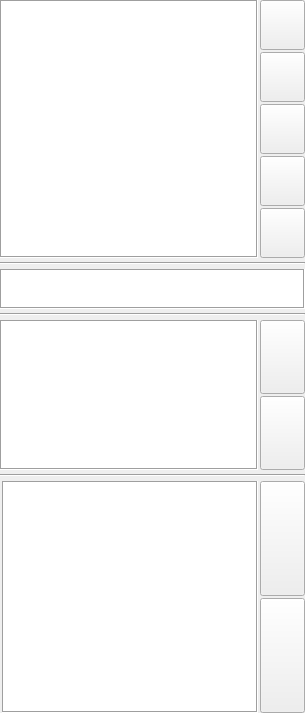
    <widget class="QWidget" name="wdtLeft" native="true">
     <property name="sizePolicy">
      <sizepolicy hsizetype="Preferred" vsizetype="Preferred">
       <horstretch>1</horstretch>
       <verstretch>0</verstretch>
      </sizepolicy>
     </property>
     <layout class="QVBoxLayout" name="verticalLayout_5">
      <property name="spacing">
       <number>4</number>
      </property>
      <property name="leftMargin">
       <number>0</number>
      </property>
      <property name="topMargin">
       <number>0</number>
      </property>
      <property name="rightMargin">
       <number>0</number>
      </property>
      <property name="bottomMargin">
       <number>0</number>
      </property>
      <item>
       <widget class="QWidget" name="wdtTables" native="true">
        <property name="sizePolicy">
         <sizepolicy hsizetype="Preferred" vsizetype="Expanding">
          <horstretch>0</horstretch>
          <verstretch>1</verstretch>
         </sizepolicy>
        </property>
        <property name="maximumSize">
         <size>
          <width>16777215</width>
          <height>11111</height>
         </size>
        </property>
        <layout class="QHBoxLayout" name="horizontalLayout_9">
         <property name="spacing">
          <number>2</number>
         </property>
         <property name="leftMargin">
          <number>0</number>
         </property>
         <property name="topMargin">
          <number>0</number>
         </property>
         <property name="rightMargin">
          <number>0</number>
         </property>
         <property name="bottomMargin">
          <number>0</number>
         </property>
         <item>
          <widget class="QTableWidget" name="tblTable">
           <property name="sizePolicy">
            <sizepolicy hsizetype="Expanding" vsizetype="Expanding">
             <horstretch>0</horstretch>
             <verstretch>1</verstretch>
            </sizepolicy>
           </property>
           <property name="minimumSize">
            <size>
             <width>0</width>
             <height>0</height>
            </size>
           </property>
           <property name="maximumSize">
            <size>
             <width>11111</width>
             <height>11111</height>
            </size>
           </property>
           <property name="focusPolicy">
            <enum>Qt::NoFocus</enum>
           </property>
           <property name="frameShape">
            <enum>QFrame::Box</enum>
           </property>
           <property name="frameShadow">
            <enum>QFrame::Sunken</enum>
           </property>
           <property name="midLineWidth">
            <number>0</number>
           </property>
           <property name="verticalScrollBarPolicy">
            <enum>Qt::ScrollBarAlwaysOff</enum>
           </property>
           <property name="horizontalScrollBarPolicy">
            <enum>Qt::ScrollBarAlwaysOff</enum>
           </property>
           <property name="editTriggers">
            <set>QAbstractItemView::NoEditTriggers</set>
           </property>
           <property name="selectionMode">
            <enum>QAbstractItemView::SingleSelection</enum>
           </property>
           <attribute name="horizontalHeaderVisible">
            <bool>false</bool>
           </attribute>
           <attribute name="verticalHeaderVisible">
            <bool>false</bool>
           </attribute>
          </widget>
         </item>
         <item>
          <layout class="QVBoxLayout" name="verticalLayout">
           <property name="spacing">
            <number>2</number>
           </property>
           <item>
            <widget class="QPushButton" name="btnUpUpTables">
             <property name="minimumSize">
              <size>
               <width>45</width>
               <height>50</height>
              </size>
             </property>
             <property name="maximumSize">
              <size>
               <width>45</width>
               <height>16777215</height>
              </size>
             </property>
             <property name="focusPolicy">
              <enum>Qt::NoFocus</enum>
             </property>
             <property name="text">
              <string/>
             </property>
             <property name="icon">
              <iconset resource="../core_gui/res.qrc">
               <normaloff>:/new/prefix1/res/icons/up2.png</normaloff>:/new/prefix1/res/icons/up2.png</iconset>
             </property>
             <property name="iconSize">
              <size>
               <width>24</width>
               <height>24</height>
              </size>
             </property>
            </widget>
           </item>
           <item>
            <widget class="QPushButton" name="btnDownDownTables">
             <property name="minimumSize">
              <size>
               <width>45</width>
               <height>50</height>
              </size>
             </property>
             <property name="maximumSize">
              <size>
               <width>45</width>
               <height>16777215</height>
              </size>
             </property>
             <property name="focusPolicy">
              <enum>Qt::NoFocus</enum>
             </property>
             <property name="text">
              <string/>
             </property>
             <property name="icon">
              <iconset resource="../core_gui/res.qrc">
               <normaloff>:/new/prefix1/res/icons/down2.png</normaloff>:/new/prefix1/res/icons/down2.png</iconset>
             </property>
             <property name="iconSize">
              <size>
               <width>24</width>
               <height>24</height>
              </size>
             </property>
            </widget>
           </item>
           <item>
            <widget class="QPushButton" name="btnUpTables">
             <property name="minimumSize">
              <size>
               <width>45</width>
               <height>50</height>
              </size>
             </property>
             <property name="maximumSize">
              <size>
               <width>45</width>
               <height>16777215</height>
              </size>
             </property>
             <property name="focusPolicy">
              <enum>Qt::NoFocus</enum>
             </property>
             <property name="text">
              <string/>
             </property>
             <property name="icon">
              <iconset resource="../core_gui/res.qrc">
               <normaloff>:/new/prefix1/res/icons/up.png</normaloff>:/new/prefix1/res/icons/up.png</iconset>
             </property>
            </widget>
           </item>
           <item>
            <widget class="QPushButton" name="btnDownTables">
             <property name="minimumSize">
              <size>
               <width>45</width>
               <height>50</height>
              </size>
             </property>
             <property name="maximumSize">
              <size>
               <width>45</width>
               <height>16777215</height>
              </size>
             </property>
             <property name="focusPolicy">
              <enum>Qt::NoFocus</enum>
             </property>
             <property name="text">
              <string/>
             </property>
             <property name="icon">
              <iconset resource="../core_gui/res.qrc">
               <normaloff>:/new/prefix1/res/icons/down.png</normaloff>:/new/prefix1/res/icons/down.png</iconset>
             </property>
            </widget>
           </item>
           <item>
            <widget class="QPushButton" name="pushButton_6">
             <property name="minimumSize">
              <size>
               <width>45</width>
               <height>50</height>
              </size>
             </property>
             <property name="maximumSize">
              <size>
               <width>45</width>
               <height>16777215</height>
              </size>
             </property>
             <property name="focusPolicy">
              <enum>Qt::NoFocus</enum>
             </property>
             <property name="text">
              <string/>
             </property>
             <property name="icon">
              <iconset resource="../core_gui/res.qrc">
               <normaloff>:/new/prefix1/res/icons/resize.png</normaloff>:/new/prefix1/res/icons/resize.png</iconset>
             </property>
            </widget>
           </item>
           <item>
            <spacer name="verticalSpacer">
             <property name="orientation">
              <enum>Qt::Vertical</enum>
             </property>
             <property name="sizeHint" stdset="0">
              <size>
               <width>20</width>
               <height>40</height>
              </size>
             </property>
            </spacer>
           </item>
          </layout>
         </item>
        </layout>
       </widget>
      </item>
      <item>
       <widget class="Line" name="line">
        <property name="orientation">
         <enum>Qt::Horizontal</enum>
        </property>
       </widget>
      </item>
      <item>
       <widget class="QTableWidget" name="tblGroupOfGroup">
        <property name="maximumSize">
         <size>
          <width>16777215</width>
          <height>40</height>
         </size>
        </property>
        <property name="frameShape">
         <enum>QFrame::Box</enum>
        </property>
        <property name="frameShadow">
         <enum>QFrame::Sunken</enum>
        </property>
        <property name="verticalScrollBarPolicy">
         <enum>Qt::ScrollBarAlwaysOff</enum>
        </property>
        <property name="horizontalScrollBarPolicy">
         <enum>Qt::ScrollBarAlwaysOff</enum>
        </property>
        <property name="editTriggers">
         <set>QAbstractItemView::NoEditTriggers</set>
        </property>
        <attribute name="horizontalHeaderVisible">
         <bool>false</bool>
        </attribute>
        <attribute name="verticalHeaderVisible">
         <bool>false</bool>
        </attribute>
       </widget>
      </item>
      <item>
       <widget class="Line" name="line_2">
        <property name="orientation">
         <enum>Qt::Horizontal</enum>
        </property>
       </widget>
      </item>
      <item>
       <widget class="QWidget" name="wdtGroup" native="true">
        <property name="sizePolicy">
         <sizepolicy hsizetype="Preferred" vsizetype="Minimum">
          <horstretch>0</horstretch>
          <verstretch>0</verstretch>
         </sizepolicy>
        </property>
        <layout class="QHBoxLayout" name="horizontalLayout">
         <property name="spacing">
          <number>2</number>
         </property>
         <property name="leftMargin">
          <number>0</number>
         </property>
         <property name="topMargin">
          <number>0</number>
         </property>
         <property name="rightMargin">
          <number>0</number>
         </property>
         <property name="bottomMargin">
          <number>0</number>
         </property>
         <item>
          <widget class="QTableWidget" name="tblGroup">
           <property name="sizePolicy">
            <sizepolicy hsizetype="Expanding" vsizetype="Expanding">
             <horstretch>0</horstretch>
             <verstretch>1</verstretch>
            </sizepolicy>
           </property>
           <property name="maximumSize">
            <size>
             <width>16777215</width>
             <height>150</height>
            </size>
           </property>
           <property name="focusPolicy">
            <enum>Qt::NoFocus</enum>
           </property>
           <property name="frameShape">
            <enum>QFrame::Box</enum>
           </property>
           <property name="frameShadow">
            <enum>QFrame::Sunken</enum>
           </property>
           <property name="verticalScrollBarPolicy">
            <enum>Qt::ScrollBarAlwaysOff</enum>
           </property>
           <property name="horizontalScrollBarPolicy">
            <enum>Qt::ScrollBarAlwaysOff</enum>
           </property>
           <property name="editTriggers">
            <set>QAbstractItemView::NoEditTriggers</set>
           </property>
           <property name="selectionMode">
            <enum>QAbstractItemView::SingleSelection</enum>
           </property>
           <attribute name="horizontalHeaderVisible">
            <bool>false</bool>
           </attribute>
           <attribute name="verticalHeaderVisible">
            <bool>false</bool>
           </attribute>
          </widget>
         </item>
         <item>
          <layout class="QVBoxLayout" name="verticalLayout_4">
           <property name="spacing">
            <number>2</number>
           </property>
           <item>
            <widget class="QPushButton" name="btnMenuUp_2">
             <property name="sizePolicy">
              <sizepolicy hsizetype="Fixed" vsizetype="Fixed">
               <horstretch>0</horstretch>
               <verstretch>0</verstretch>
              </sizepolicy>
             </property>
             <property name="minimumSize">
              <size>
               <width>45</width>
               <height>60</height>
              </size>
             </property>
             <property name="maximumSize">
              <size>
               <width>45</width>
               <height>1111</height>
              </size>
             </property>
             <property name="focusPolicy">
              <enum>Qt::NoFocus</enum>
             </property>
             <property name="text">
              <string/>
             </property>
             <property name="icon">
              <iconset resource="../core_gui/res.qrc">
               <normaloff>:/new/prefix1/res/icons/up.png</normaloff>:/new/prefix1/res/icons/up.png</iconset>
             </property>
             <property name="iconSize">
              <size>
               <width>24</width>
               <height>48</height>
              </size>
             </property>
            </widget>
           </item>
           <item>
            <widget class="QPushButton" name="btnMenuDown_2">
             <property name="sizePolicy">
              <sizepolicy hsizetype="Fixed" vsizetype="Fixed">
               <horstretch>0</horstretch>
               <verstretch>0</verstretch>
              </sizepolicy>
             </property>
             <property name="minimumSize">
              <size>
               <width>45</width>
               <height>60</height>
              </size>
             </property>
             <property name="maximumSize">
              <size>
               <width>45</width>
               <height>1111</height>
              </size>
             </property>
             <property name="focusPolicy">
              <enum>Qt::NoFocus</enum>
             </property>
             <property name="text">
              <string/>
             </property>
             <property name="icon">
              <iconset resource="../core_gui/res.qrc">
               <normaloff>:/new/prefix1/res/icons/down.png</normaloff>:/new/prefix1/res/icons/down.png</iconset>
             </property>
             <property name="iconSize">
              <size>
               <width>24</width>
               <height>48</height>
              </size>
             </property>
            </widget>
           </item>
          </layout>
         </item>
        </layout>
       </widget>
      </item>
      <item>
       <widget class="Line" name="line_4">
        <property name="orientation">
         <enum>Qt::Horizontal</enum>
        </property>
       </widget>
      </item>
      <item>
       <widget class="QWidget" name="wdtDish" native="true">
        <property name="sizePolicy">
         <sizepolicy hsizetype="Preferred" vsizetype="Expanding">
          <horstretch>0</horstretch>
          <verstretch>2</verstretch>
         </sizepolicy>
        </property>
        <layout class="QHBoxLayout" name="horizontalLayout_8">
         <property name="spacing">
          <number>2</number>
         </property>
         <property name="leftMargin">
          <number>0</number>
         </property>
         <property name="topMargin">
          <number>0</number>
         </property>
         <property name="rightMargin">
          <number>0</number>
         </property>
         <property name="bottomMargin">
          <number>0</number>
         </property>
         <item>
          <widget class="Line" name="line_3">
           <property name="orientation">
            <enum>Qt::Horizontal</enum>
           </property>
          </widget>
         </item>
         <item>
          <widget class="QTableWidget" name="tblDish">
           <property name="sizePolicy">
            <sizepolicy hsizetype="Expanding" vsizetype="Expanding">
             <horstretch>0</horstretch>
             <verstretch>2</verstretch>
            </sizepolicy>
           </property>
           <property name="focusPolicy">
            <enum>Qt::NoFocus</enum>
           </property>
           <property name="frameShape">
            <enum>QFrame::Box</enum>
           </property>
           <property name="frameShadow">
            <enum>QFrame::Sunken</enum>
           </property>
           <property name="verticalScrollBarPolicy">
            <enum>Qt::ScrollBarAlwaysOff</enum>
           </property>
           <property name="horizontalScrollBarPolicy">
            <enum>Qt::ScrollBarAlwaysOff</enum>
           </property>
           <property name="editTriggers">
            <set>QAbstractItemView::NoEditTriggers</set>
           </property>
           <property name="selectionMode">
            <enum>QAbstractItemView::SingleSelection</enum>
           </property>
           <attribute name="horizontalHeaderVisible">
            <bool>false</bool>
           </attribute>
           <attribute name="verticalHeaderVisible">
            <bool>false</bool>
           </attribute>
          </widget>
         </item>
         <item>
          <layout class="QVBoxLayout" name="verticalLayout_3">
           <property name="spacing">
            <number>2</number>
           </property>
           <item>
            <widget class="QPushButton" name="btnMenuUp">
             <property name="sizePolicy">
              <sizepolicy hsizetype="Fixed" vsizetype="Fixed">
               <horstretch>0</horstretch>
               <verstretch>0</verstretch>
              </sizepolicy>
             </property>
             <property name="minimumSize">
              <size>
               <width>45</width>
               <height>60</height>
              </size>
             </property>
             <property name="maximumSize">
              <size>
               <width>45</width>
               <height>1111</height>
              </size>
             </property>
             <property name="focusPolicy">
              <enum>Qt::NoFocus</enum>
             </property>
             <property name="text">
              <string/>
             </property>
             <property name="icon">
              <iconset resource="../core_gui/res.qrc">
               <normaloff>:/new/prefix1/res/icons/up.png</normaloff>:/new/prefix1/res/icons/up.png</iconset>
             </property>
             <property name="iconSize">
              <size>
               <width>24</width>
               <height>48</height>
              </size>
             </property>
            </widget>
           </item>
           <item>
            <widget class="QPushButton" name="btnMenuDown">
             <property name="sizePolicy">
              <sizepolicy hsizetype="Fixed" vsizetype="Fixed">
               <horstretch>0</horstretch>
               <verstretch>0</verstretch>
              </sizepolicy>
             </property>
             <property name="minimumSize">
              <size>
               <width>45</width>
               <height>60</height>
              </size>
             </property>
             <property name="maximumSize">
              <size>
               <width>45</width>
               <height>1111</height>
              </size>
             </property>
             <property name="focusPolicy">
              <enum>Qt::NoFocus</enum>
             </property>
             <property name="text">
              <string/>
             </property>
             <property name="icon">
              <iconset resource="../core_gui/res.qrc">
               <normaloff>:/new/prefix1/res/icons/down.png</normaloff>:/new/prefix1/res/icons/down.png</iconset>
             </property>
             <property name="iconSize">
              <size>
               <width>24</width>
               <height>48</height>
              </size>
             </property>
            </widget>
           </item>
          </layout>
         </item>
        </layout>
       </widget>
      </item>
     </layout>
    </widget>
